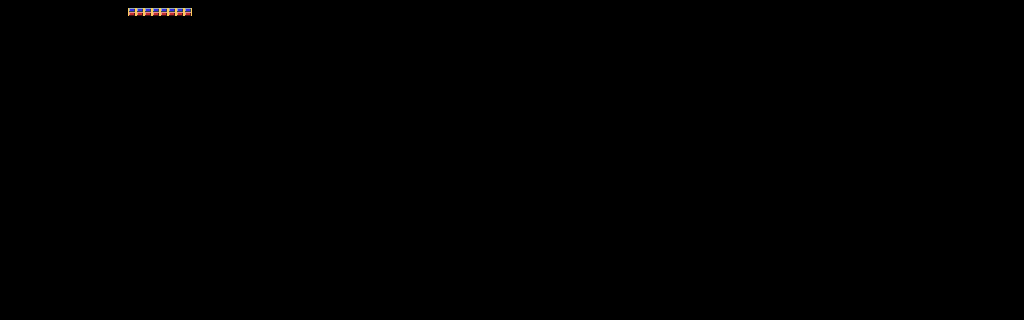

Rendered tile map (Tiled .tmx) drawn with the repository's tilesets; below, a short description and the map source with its tile grids summarised:
An orthogonal 128x40 tile map with 8x8 px tiles, 1 tile layer (background) and 1 object (Player).

<map version="1.0" tiledversion="1.0.3" orientation="orthogonal" renderorder="right-down" width="128" height="40" tilewidth="8" tileheight="8" nextobjectid="4">
 <tileset firstgid="1" source="tiles.tsx" />
 <objectgroup name="objects">
  <object id="2" type="Player" gid="1" x="144.01" y="48.2008" width="8" height="8" />
 </objectgroup>
 <layer name="background" width="128" height="40">
  <data>[5120 cells, 8 non-empty, 1 distinct tile ids]</data>
 </layer>
</map>
